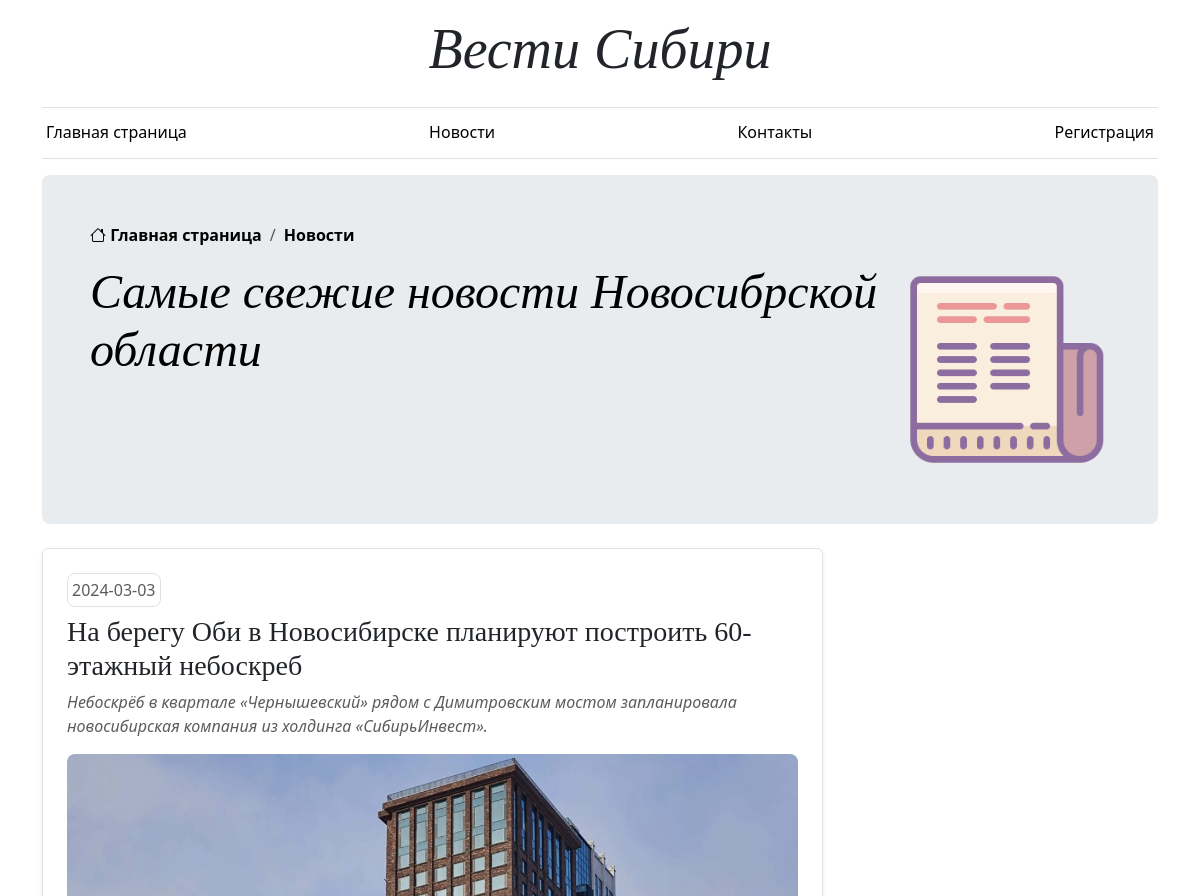
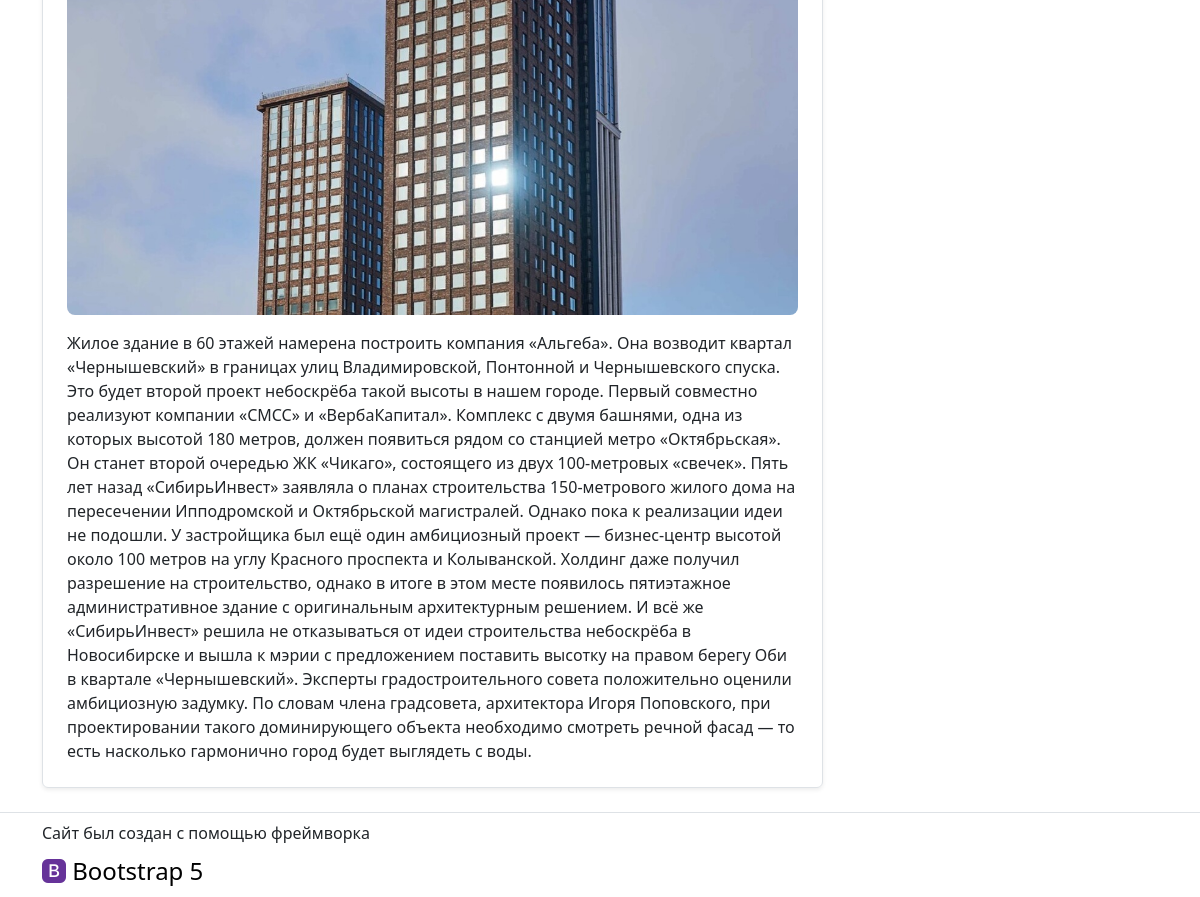
Screenshot of /pages/newss.php?id=2 with the database file from the repository (2 pictures, top to bottom).
### tables this page shows
CREATE TABLE `news` (
  `id` int(11) UNSIGNED NOT NULL,
  `title` text NOT NULL,
  `preview` text NOT NULL,
  `text` text NOT NULL,
  `date` date NOT NULL,
  `img` varchar(50) NOT NULL
);

### pages/newss.php (the view, shortened to what this page needs)
<!doctype html>
<html lang="ru">
<head>
    <link href="../styles/style.css" rel="stylesheet">
</head>
<div class="container d-none d-md-block">
    <header class="border-bottom lh-1 py-3">
        <div class="row flex-nowrap justify-content-between align-items-center">
            <h1 class="display-4 fst-italic text-center">Вести Сибири</h1>
        </div>
    </header>
</div>
<div class="d-none d-md-block container sticky-top">
    <div class="nav-scroller bg-white py-1 mb-3 border-bottom">
        <nav class="nav nav-underline justify-content-between px-1">
            <a class="nav-item nav-link link-body-emphasis" href="../index.php">Главная страница</a>
            <a class="nav-item nav-link link-body-emphasis" href="news.php">Новости</a>
            <a class="nav-item nav-link link-body-emphasis" href="contacts.php">Контакты</a>
          <?php
            if(isset($_COOKIE['user']) && $_COOKIE['user'] != ''):
              ?>
                <a class="nav-item nav-link link-body-emphasis" href="../scripts/exit.php">Выйти</a>
            <?php else:?>
                <a class="nav-item nav-link link-body-emphasis" href="registration.php">Регистрация</a>
            <?php endif;?>
        </nav>
    </div>
</div>
<div class="container">
    <div class="p-4 p-md-5 mb-4 rounded-lg-5 rounded-3 text-body-emphasis bg-body-secondary">
        <nav aria-label="breadcrumb">
            <ol class="breadcrumb breadcrumb-custom overflow-hidden text-center rounded-3">
                <li class="breadcrumb-item">
                    <a class="link-body-emphasis fw-semibold text-decoration-none" href="../index.php">
                        <i class="bi bi-house"></i>
                        Главная страница
                    </a>
                </li>
                <li class="breadcrumb-item">
                    <a class="link-body-emphasis fw-semibold text-decoration-none" href="news.php">
                        Новости
                    </a>
                </li>
            </ol>
        </nav>
        <div class="d-flex flex-row">
            <div>
                <h3 class="display-5 fst-italic">
                    Самые свежие новости Новосибрской области
                </h3>
            </div>
            <div class="d-lg-flex d-none align-items-center">
                <img src="../icons/news-main.png" class="d-block w-100" alt="...">
            </div>
        </div>
    </div>
</div>
<div class="container">
    <div class="container-news">
      <?php
        $mysqli = new mysqli("localhost", "root", "root", "register-bg");
        $news = 0;
        if (isset($_GET) && isset($_GET["id"])) {
          if ($stmt = $mysqli->prepare("SELECT * FROM news WHERE id = ?")) {
            $stmt->bind_param("i", $_GET["id"]);
            $stmt->execute();
            $news = $stmt->get_result()->fetch_assoc();
          }
          else {
            $news = 0;
          }
        }
        if($news): ?>
        <div class="mb-2">
            <div class="g-0 border rounded overflow-hidden flex-md-row mb-4 shadow-sm h-md-250 position-relative">
                <div class="col p-4 d-flex flex-column">
                    <div class="mb-2 w-fit-content p-1 rounded-3 text-body-secondary border"><?=$news["date"]?></div>
                    <h3 class="mb-2"><?=$news["title"]?></h3>
                    <p><i class="text-body-secondary"><?=$news["preview"]?></i></p>
                    <img src=".<?=$news["img"]?>" class="d-block rounded-lg-5 rounded-3 mb-3 w-100" alt="(((">
                    <p class="card-text"><?=$news["text"]?></p>
                  <?php endif;?>
                </div>
            </div>
        </div>
    </div>
</div>
<footer class="py-2 mt-4 border-top">
    <div class="d-flex container flex-column">
        <div class="mb-2">
            Сайт был создан с помощью фреймворка
        </div>
        <div>
            <a href="https://getbootstrap.com/" class="footer-logo text-black text-decoration-none">
                <i class="bi bi-bootstrap-fill purple-color"></i> Bootstrap 5
            </a>
        </div>
    </div>
</footer>
</body>
</html>

### styles/style.css (style rules this page uses)
h1, h2, h3, h4, h5, h6 { font-family: "Playfair Display", Georgia, "Times New Roman", serif }
.purple-color { color: rebeccapurple; }
.w-fit-content { width: fit-content !important; }

### rows the page displays
news: date "2024-03-03", title "На берегу Оби в Новосибирске планируют построить 60-этажный небоскреб", preview "Небоскрёб в квартале «Чернышевский» рядом с Димитровским мостом запланировала новосибирская компания из холдинга «СибирьИнвест».", img (picture), text "Жилое здание в 60 этажей намерена построить компания «Альгеба». Она возводит квартал «Чернышевский» в границах улиц Владимировской, Понтонной и Чернышевского спуска. Это будет второй проект небоскрёба такой высоты в нашем городе. Первый совместно реализуют компании «СМСС» и «ВербаКапитал». Комплекс с двумя башнями, одна из которых высотой 180 метров, должен появиться рядом со станцией метро «Октябрьская». Он станет второй очередью ЖК «Чикаго», состоящего из двух 100-метровых «свечек». Пять лет назад «СибирьИнвест» заявляла о планах строительства 150-метрового жилого дома на пересечении Ипподромской и Октябрьской магистралей. Однако пока к реализации идеи не подошли. У застройщика был ещё…"
